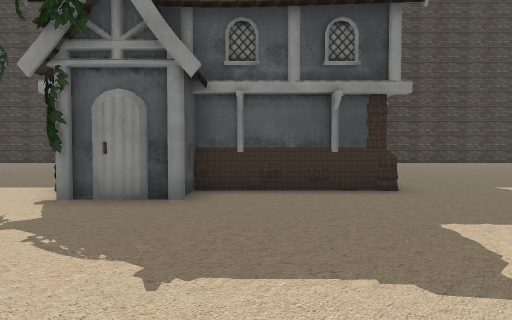
[1] (above)

23 first-person views from a walk through a 3-D level made in the Unity game engine. The camera is 1.5 m above the floor, tilts 2° down and sees 75° across. The floor is counted in squares, 2 m on a side. Each view is taken from the middle of a square. On the plan, view 1 faces up. The plan holds only what a view shows up to about 11 squares ahead; the rest is blank. The place goes on beyond the plan. The player character is not drawn. Some animated figures are left out. Some surface patterns are stand-ins.

[2]
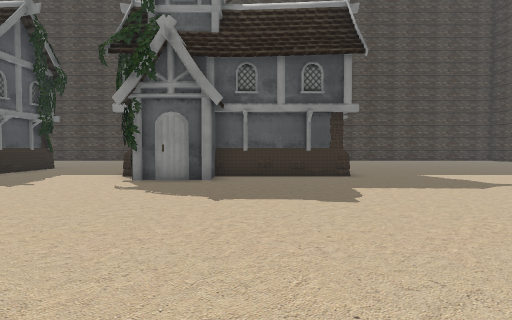

[3]
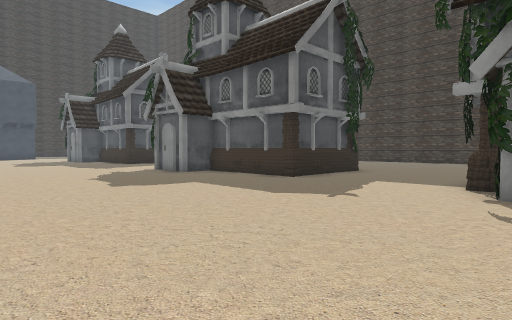

[4]
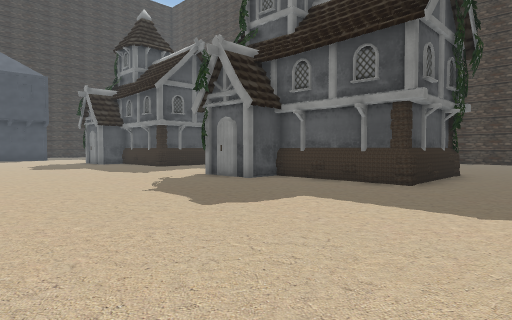

[5]
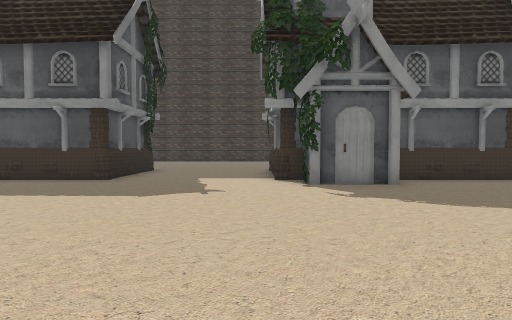

[6]
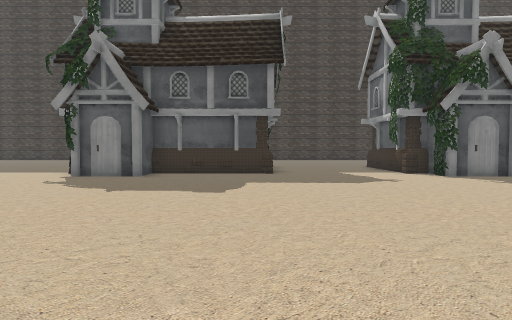

[7]
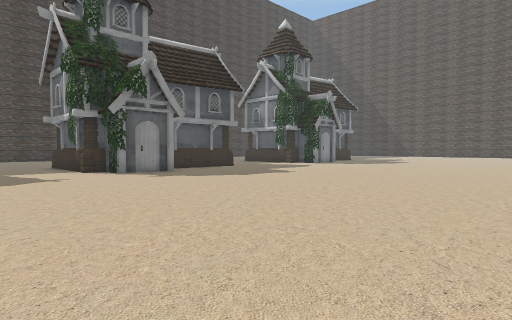

[8]
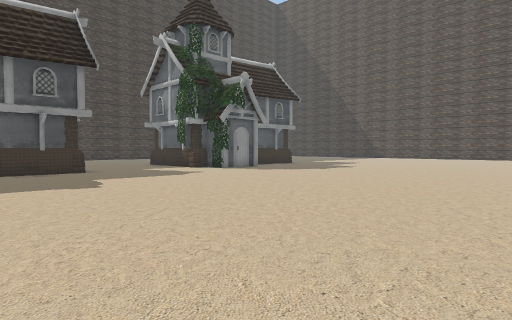

[9]
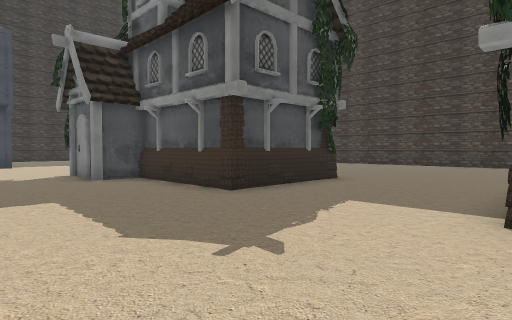

[10]
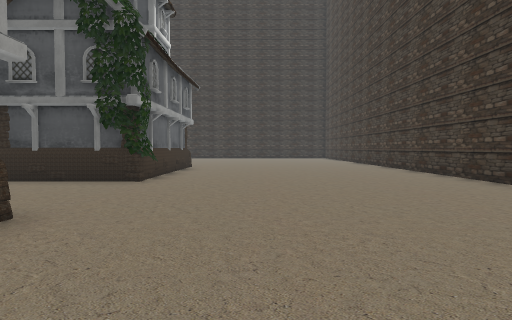

[11]
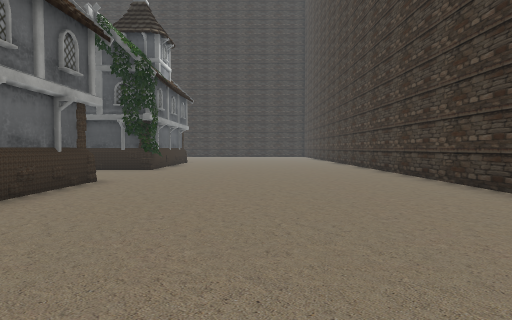

[12]
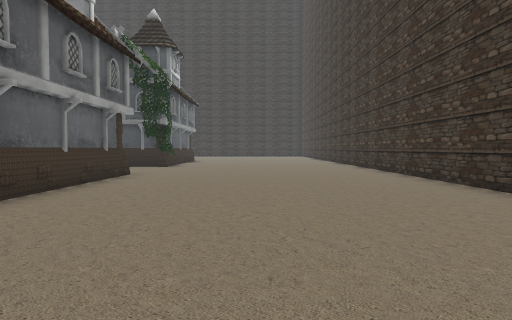

[13]
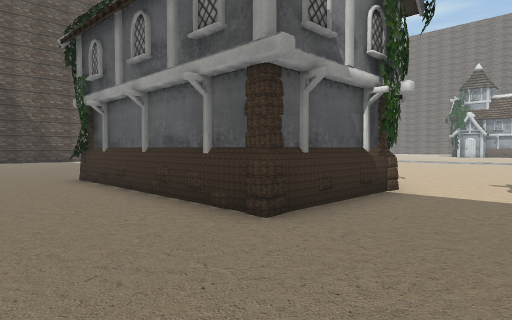

[14]
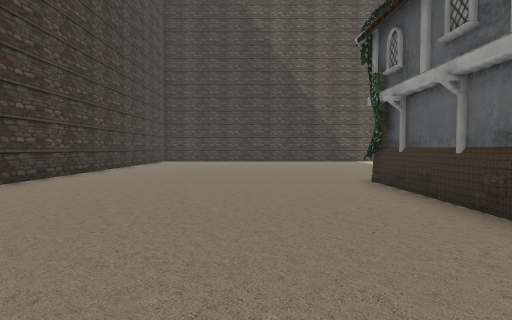

[15]
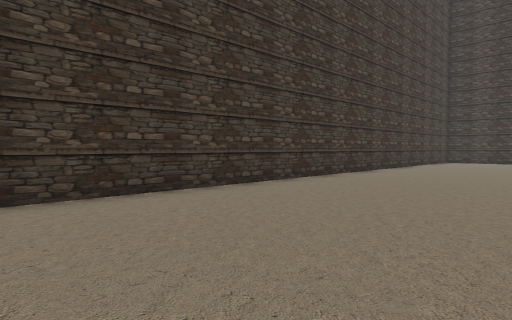

[16]
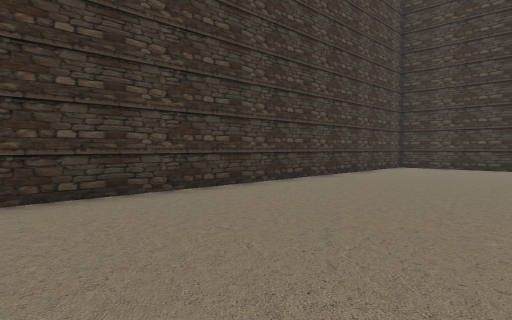

[17]
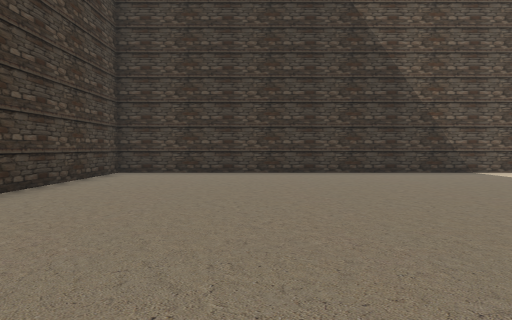

[18]
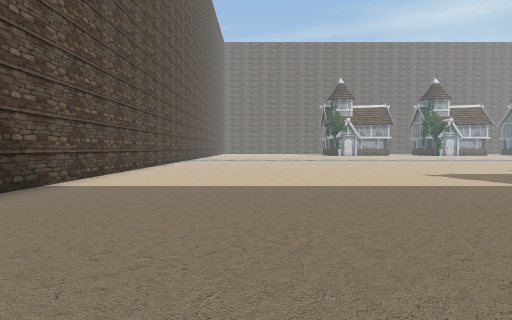

[19]
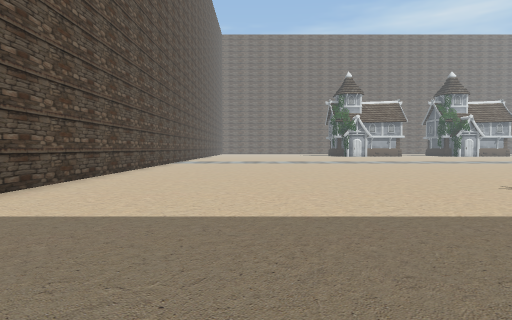

[20]
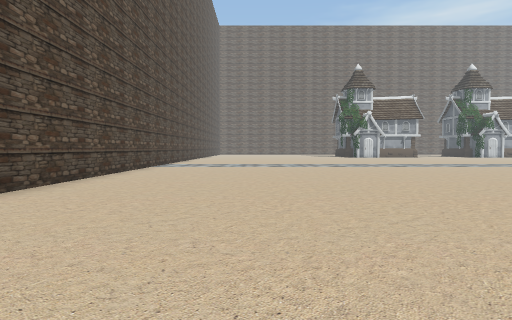

[21]
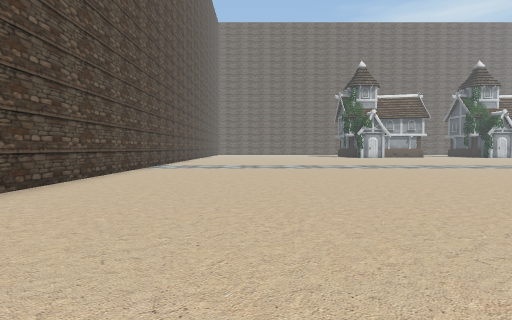

[22]
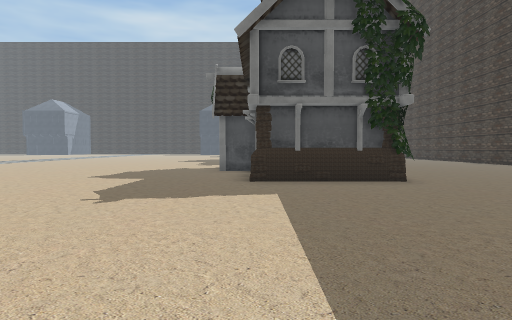

[23]
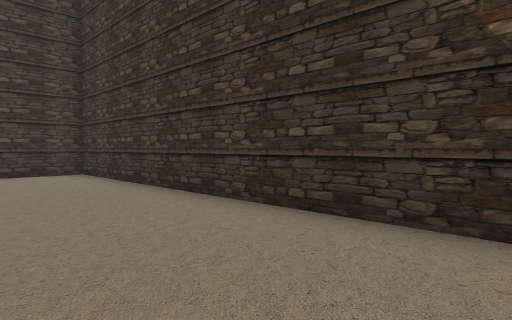

### Floor plan
Key: @ floor where view 1 was taken; # wall or solid block; . floor; H house.
Columns run from 23 left of view 1 to 15 right of it. Each row starts with its distance up from view 1.
 18   ############     ####################
 17   .............    ...................#
 16   ............... ....................#
 15   ....................................#
 14   ....................................#
 13   ....................................#
 12   ....................................#
 11   ....................................#
 10   ....................................#
  9   HHHH....HHHHHH....HHHHHH............#
  8      H....H    H....H    H............#
  7 H    H....H    H....H    H............#
  6 HHHHHH....HHHHHH....HHHHHH............#
  5 HHH.......HHH.......HHH...............#
  4 ......................................#
  3 ......................................#
  2 ......................................#
  1  .....................................#
  0   .....................@..............#
 -1   ....................................#
 -2    ...................................#
 -3     ..................................#
 -4      . ................  .............#
 -5       . ... . ...        .............#

Positions as (right, up) in squares from view 1, and headings:
1: (0, 0), facing up
2: (0, -3), facing up
3: (-2, -1), facing up-left
4: (-5, -1), facing up-left
5: (-14, -2), facing up
6: (-18, -4), facing up
7: (-17, -5), facing up-right
8: (-11, -5), facing up-right
9: (-13, 2), facing up-left
10: (-10, 12), facing left
11: (-6, 13), facing left
12: (-4, 13), facing left
13: (-6, 12), facing down-right
14: (-5, 12), facing right
15: (-5, 12), facing up-right
16: (1, 12), facing up-right
17: (4, 13), facing right
18: (10, 13), facing down
19: (10, 10), facing down
20: (10, 7), facing down
21: (10, 6), facing down
22: (10, 6), facing left
23: (11, 7), facing up-right
